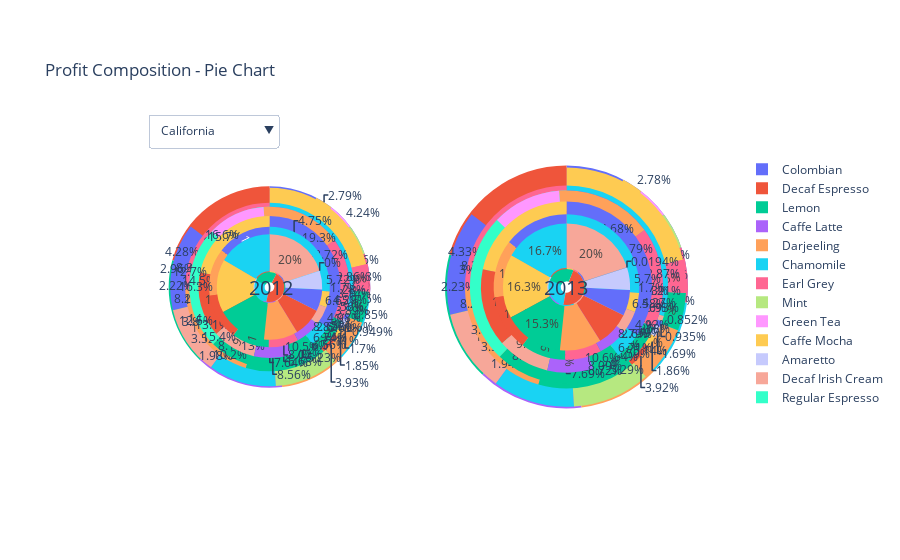

Notebook code cell kept with this figure:
### Markdown cell above
This section creates a pie chart that shows how each product contributes to the states' total profits. The plot has the following features:

- a drop-down menu that allows the user to select a state,
- comparison of 2012 and 2013 with subplots next to each other,
- size of the pie represents total profits,
- when hovering over a pie piece, the year, product name, total profits from that product, and profit contribution in percent are displayed.

### Code cell
buttons = []
i=0

# create figure with subplots
fig1 = make_subplots(rows=1, cols=2, specs=[[{'type':'domain'}, {'type':'domain'}]])

# list with all states
market_list = list(df['State'].unique())


# traces with pie charts for each state for 2012
for market in market_list:
    fig1.add_trace(
        go.Pie(
            labels=df['Product'][(df['State']==market) & (df['Date'].dt.year==2012)], 
            values=df['Profit'][(df['State']==market) & (df['Date'].dt.year==2012)], name="2012", 
            hole=0.3, # make a hole in the middle of the pie
            scalegroup='one', # pie size represents total profits
        ),
              1, 1)

# traces with pie charts for each state for 2013    
for market in market_list:
        fig1.add_trace(
        go.Pie(
            labels=df['Product'][(df['State']==market) & (df['Date'].dt.year==2013)], 
            values=df['Profit'][(df['State']==market) & (df['Date'].dt.year==2013)], name="2013", hole=0.3,scalegroup='one'),
              1, 2)
   
    
    

## create the options to diplay individual states
for market in market_list:
    args = [False] * 2*len(market_list)
    args[i] = True # trace with 2012 pie
    args[i+20] = True #  trace with corresponding 2013 pie
    
    #create a button object for the state we are on
    button = dict(label = market,
                  method = "update",
                  args=[{"visible": args}])
    
    #add the button to our list of buttons
    buttons.append(button)
    
    #i is an iterable used to tell our "args" list which value to set to True
    i+=1
    

    
fig1.update_layout(updatemenus=[dict(active=0,
                                    type="dropdown",
                                    buttons=buttons,
                                    x = 0,
                                    y = 1.02,
                                    xanchor = 'left',
                                    yanchor = 'bottom'),
                              ])


fig.update_layout(
    autosize=False,
    width=1000,
    height=800)


# create Pie title and labels in the middle of the pies
fig1.update_layout(
    title_text="Profit Composition - Pie Chart",
    # Add annotations in the center of the donut pies.
    annotations=[dict(text='2012', x=0.183, y=0.5, font_size=20, showarrow=False),
                 dict(text='2013', x=0.818, y=0.5, font_size=20, showarrow=False)])    


fig1.update_layout(legend=dict(
    yanchor="top",
    y=0.99,
    xanchor="left",
    x=1.1
))


fig1.show()
